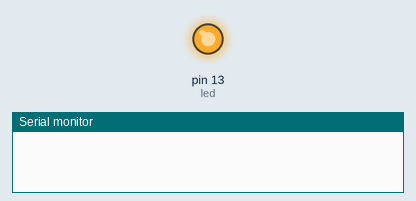
This sketch was run on a simulated Arduino Uno, built with avr-gcc and run on an emulated ATmega328P. On the bench: output pins drawn as LEDs (lit = HIGH), the last lines printed to the serial monitor. Wiring (inferred from the names in the program): IR receiver: data pin 12. Pins used as bus, display or sensor lines are not drawn. At 3.0 s the program stops and its outputs stay as they are.

Above: at 1.1 s.
At 3.1 s:
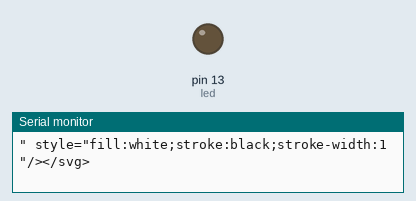
Timing chart, 0 to 4.5 s (numbered marks = the images above):
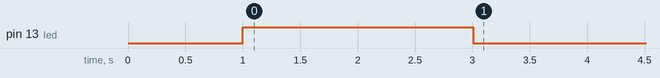

The sketch:

export_ir_pulses_to_svg_file.ino
```cpp
/*
 * Author: Clemens Valens (www.polyvalens.com)
 * Book: Mastering Microcontrollers Helped By Arduino
 * WWW: www.elektor.com/arduinobook
 * ISBN: 978-1-907920-23-3
 *
 * Export IR pulses to SVG file.
 */

//#define __EMBED_IN_HTML__

#define X_SCALE  25

int led = 13;
int ir_signal = 12; // was 8, 12 is good for TSOP1738
int ir_vcc = 10;
int ir_gnd = 9;
unsigned long time_start;
int x_offset = 10 * X_SCALE;

typedef struct
{
  unsigned long timestamp;
  unsigned long pulse;
}
point_t;

#define POINTS_MAX  50
point_t points[POINTS_MAX];
int index;

void svg_write_file(int x_offset, int x_scale, int y_min, int y_max)
{
#ifdef __EMBED_IN_HTML__
  Serial.println("<!DOCTYPE html><html><body>");
#endif /* __EMBED_IN_HTML__ */

  Serial.print("<svg xmlns=\"http://www.w3.org/2000/svg\" version=\"1.1\">");
  Serial.print("<polyline points=\"0,");
  Serial.print(y_max);
  Serial.println(' ');
  for (int i=0; i<index; i++)
  {
    Serial.print((points[i].timestamp-points[i].pulse)/x_scale);
    Serial.print(',');
    Serial.print(y_max);
    Serial.print(' ');
    Serial.print((points[i].timestamp-points[i].pulse)/x_scale);
    Serial.print(',');
    Serial.print(y_min);
    Serial.print(' ');
    Serial.print(points[i].timestamp/x_scale);
    Serial.print(',');
    Serial.print(y_min);
    Serial.print(' ');
    Serial.print(points[i].timestamp/x_scale);
    Serial.print(',');
    Serial.println(y_max);
  }
  Serial.println("\" style=\"fill:white;stroke:black;stroke-width:1\"/></svg>");
#ifdef __EMBED_IN_HTML__
  Serial.println("</body></html>");
#endif /* __EMBED_IN_HTML__ */
}

void setup(void)
{
  Serial.begin(115200);
  pinMode(led,OUTPUT);
  digitalWrite(led,LOW);
  pinMode(ir_signal,INPUT);
  pinMode(ir_gnd,OUTPUT);
  digitalWrite(ir_gnd,LOW);
  pinMode(ir_vcc,OUTPUT);
  digitalWrite(ir_vcc,HIGH);

  // Ignore spurious pulses at startup.
  delay(500);
  while (pulseIn(ir_signal,LOW,500000)!=0);
  digitalWrite(led,HIGH); // start receiving
  time_start = 0;
  index = 0;
}

void loop(void)
{
  unsigned long pulse = pulseIn(ir_signal,LOW,2000000);
  if (pulse!=0 && index<POINTS_MAX)
  {
    unsigned long time_now = micros();
    if (time_start==0)
    {
      time_start = time_now - pulse - x_offset;
    }
    points[index].timestamp = time_now - time_start;
    points[index].pulse = pulse;
    index += 1;
  }
  else
  {
    svg_write_file(x_offset,X_SCALE,150,50);
    digitalWrite(led,LOW); // done
    while (1);
  }
}
```

Measured:
- by itself, pin 13 (led): HIGH → LOW at 3.0 s
